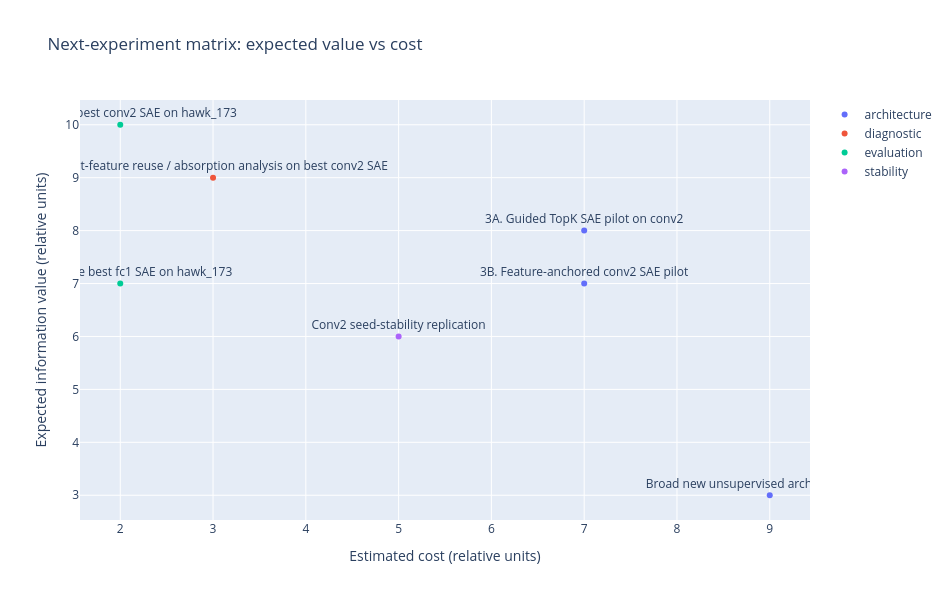

The cell this chart's notebook holds for it:
### Markdown cell above
## 6. Generate Tables and Plots for Doc Updates
## 7. Define Next-Experiment Candidates
## 8. Build a Prioritized Experiment Matrix

This final section turns the analysis into compact artifacts that can be copied into the docs and into an explicit next-experiment queue. The emphasis is on experiments that close the gap between the conv2 probe ceiling and current SAE recoverability, not on re-running another broad unsupervised architecture sweep.

### Code cell
doc_update_rows = [
    {
        "metric": "gorilla coverage",
        "fc1_probe": fmt(fc1_probe["overall"]["coverage"]),
        "conv2_probe": fmt(conv2_probe["overall"]["coverage"]),
        "conv2_random": fmt(conv2_random_probe["overall"]["coverage"]),
        "best_conv2_sae": fmt(best_conv2_sae["coverage"]),
    },
    {
        "metric": "threat_line",
        "fc1_probe": fmt(fc1_probe["per_category"]["threat_line"]["mean_f1"]),
        "conv2_probe": fmt(conv2_probe["per_category"]["threat_line"]["mean_f1"]),
        "conv2_random": fmt(
            conv2_random_probe["per_category"]["threat_line"]["mean_f1"]
        ),
        "best_conv2_sae": fmt(best_conv2_sae["threat_line"]),
    },
    {
        "metric": "threat_square_2x2",
        "fc1_probe": fmt(fc1_probe["per_category"]["threat_square_2x2"]["mean_f1"]),
        "conv2_probe": fmt(conv2_probe["per_category"]["threat_square_2x2"]["mean_f1"]),
        "conv2_random": fmt(
            conv2_random_probe["per_category"]["threat_square_2x2"]["mean_f1"]
        ),
        "best_conv2_sae": fmt(best_conv2_sae["threat_square_2x2"]),
    },
]
display_table(doc_update_rows, title="Compact doc-update table")

doc_update_markdown = "\n".join(
    [
        "| Metric | fc1 probe | conv2 probe | conv2 random | best conv2 SAE |",
        "|---|:---:|:---:|:---:|:---:|",
        *[
            f"| {row['metric']} | {row['fc1_probe']} | {row['conv2_probe']} | {row['conv2_random']} | {row['best_conv2_sae']} |"
            for row in doc_update_rows
        ],
    ]
)
display(Markdown("### Markdown-ready summary for docs\n\n" + doc_update_markdown))

experiment_candidates = [
    {
        "experiment": "1G. Evaluate best conv2 SAE on hawk_173",
        "family": "evaluation",
        "expected_value": 10,
        "cost": 2,
        "dependency": "1F done",
        "coverage_gap": "No hawk_173 SAE results yet",
        "why_now": "Tests whether current SAEs recover the easier count-like threat basis before adding new training machinery.",
    },
    {
        "experiment": "1Gb. Evaluate best fc1 SAE on hawk_173",
        "family": "evaluation",
        "expected_value": 7,
        "cost": 2,
        "dependency": "1F done",
        "coverage_gap": "Need a bottleneck comparison against conv2 on the same BSP set",
        "why_now": "Quantifies how much of the hawk basis survives the fc1 bottleneck in the current SAE pipeline.",
    },
    {
        "experiment": "1H. Best-feature reuse / absorption analysis on best conv2 SAE",
        "family": "diagnostic",
        "expected_value": 9,
        "cost": 3,
        "dependency": "Best conv2 SAE checkpoint + matching cache",
        "coverage_gap": "No one-to-one or feature-sharing metric exists yet",
        "why_now": "Explains whether many BSPs collapse onto the same feature despite strong conv2 probe accessibility.",
    },
    {
        "experiment": "3A. Guided TopK SAE pilot on conv2",
        "family": "architecture",
        "expected_value": 8,
        "cost": 7,
        "dependency": "1G and 1H should confirm the unsupervised gap first",
        "coverage_gap": "Current unsupervised SAEs underuse the conv2 probe signal",
        "why_now": "Adds supervision only after verifying that the unsupervised failure is real and not just an evaluation blind spot.",
    },
    {
        "experiment": "3B. Feature-anchored conv2 SAE pilot",
        "family": "architecture",
        "expected_value": 7,
        "cost": 7,
        "dependency": "Probe directions and 1H diagnostics",
        "coverage_gap": "No anchor-based identifiability experiment exists yet",
        "why_now": "Targets the representation-alignment problem more softly than Guided SAE.",
    },
    {
        "experiment": "Conv2 seed-stability replication",
        "family": "stability",
        "expected_value": 6,
        "cost": 5,
        "dependency": "Choose the best conv2 checkpoint family first",
        "coverage_gap": "No multi-seed conv2 evidence",
        "why_now": "Needed before making strong feature-level claims on any conv2 architecture.",
    },
    {
        "experiment": "Broad new unsupervised architecture sweep",
        "family": "architecture",
        "expected_value": 3,
        "cost": 9,
        "dependency": "Not recommended yet",
        "coverage_gap": "Low current value after Anakin + 1F",
        "why_now": "Defer: current evidence says the main missing ingredient is not another unsupervised variant of the same family.",
    },
]
for row in experiment_candidates:
    row["priority_score"] = row["expected_value"] / row["cost"]

prioritized_experiments = sorted(
    experiment_candidates,
    key=lambda row: (row["priority_score"], row["expected_value"]),
    reverse=True,
)

display_table(
    [
        {
            "priority": idx,
            "experiment": row["experiment"],
            "family": row["family"],
            "value": row["expected_value"],
            "cost": row["cost"],
            "value/cost": fmt(row["priority_score"]),
            "dependency": row["dependency"],
        }
        for idx, row in enumerate(prioritized_experiments, start=1)
    ],
    title="Prioritized experiment matrix",
)

matrix = go.Figure()
for family in sorted({row["family"] for row in prioritized_experiments}):
    subset = [row for row in prioritized_experiments if row["family"] == family]
    matrix.add_trace(
        go.Scatter(
            x=[row["cost"] for row in subset],
            y=[row["expected_value"] for row in subset],
            mode="markers+text",
            name=family,
            text=[row["experiment"] for row in subset],
            textposition="top center",
        )
    )
matrix.update_layout(
    title="Next-experiment matrix: expected value vs cost",
    xaxis_title="Estimated cost (relative units)",
    yaxis_title="Expected information value (relative units)",
    width=950,
    height=600,
)
matrix.show()

best_next_experiment = prioritized_experiments[0]["experiment"]
display(
    Markdown(
        f"### Notebook recommendation\n\n**Next experiment:** {best_next_experiment}"
    )
)

### Figure 1 — Plotly figure (JSON) as saved in the notebook; plotly's stock layout.template omitted (floating-point values rounded to 4 significant figures)
{"data": [{"mode": "markers+text", "name": "architecture", "text": ["3A. Guided TopK SAE pilot on conv2", "3B. Feature-anchored conv2 SAE pilot", "Broad new unsupervised architecture sweep"], "textposition": "top center", "type": "scatter", "x": [7, 7, 9], "y": [8, 7, 3]}, {"mode": "markers+text", "name": "diagnostic", "text": ["1H. Best-feature reuse / absorption analysis on best conv2 SAE"], "textposition": "top center", "type": "scatter", "x": [3], "y": [9]}, {"mode": "markers+text", "name": "evaluation", "text": ["1G. Evaluate best conv2 SAE on hawk_173", "1Gb. Evaluate best fc1 SAE on hawk_173"], "textposition": "top center", "type": "scatter", "x": [2, 2], "y": [10, 7]}, {"mode": "markers+text", "name": "stability", "text": ["Conv2 seed-stability replication"], "textposition": "top center", "type": "scatter", "x": [5], "y": [6]}], "layout": {"height": 600, "title": {"text": "Next-experiment matrix: expected value vs cost"}, "width": 950, "xaxis": {"title": {"text": "Estimated cost (relative units)"}}, "yaxis": {"title": {"text": "Expected information value (relative units)"}}}}
